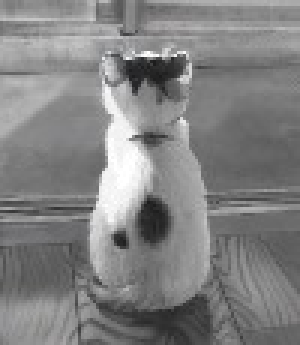
#> input picture interpolation/cat.jpeg, 100 x 115 px (shown 3 times larger)
$ jupyter execute interpolation.ipynb
#> lines starting #> are read from the running program, lines starting #| are printed output that depends on the picture
[cell 1]
import cv2
import time
import numpy as np
import matplotlib.pyplot as plt

[cell 2]
# nearest neighbor interpolation
def NNI(img, scale):
#> called with scale = 4
    h, w = img.shape
#> h = 115; w = 100
    new_h, new_w = int(h * scale), int(w * scale)
#> new_h = 460; new_w = 400
    out = np.zeros((new_h, new_w), dtype=img.dtype)

    for i in range(new_h):
        for j in range(new_w):
            x = round(i / scale)
            y = round(j / scale)
            x = min(x, h - 1)
            y = min(y, w - 1)
            out[i, j] = img[x, y]
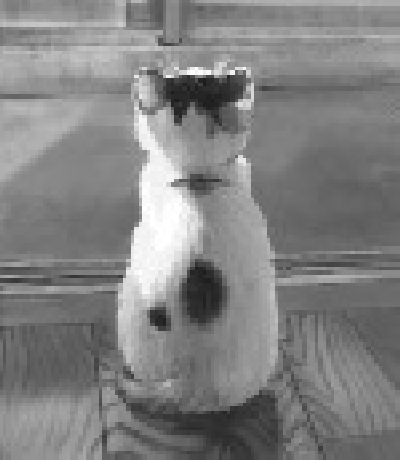
#> out: shape (460, 400); min 27, max 255, mean 129.4
    return out

# bilinear interpolation
def BLI(img, scale):
#> called with scale = 4
    h, w = img.shape
#> h = 115; w = 100
    new_h, new_w = int(h * scale), int(w * scale)
#> new_h = 460; new_w = 400
    out = np.zeros((new_h, new_w), dtype=np.float32)

    for i in range(new_h):
        for j in range(new_w):
            x = i / scale
            y = j / scale

            x0 = int(np.floor(x))
            x1 = min(x0 + 1, h - 1)
            y0 = int(np.floor(y))
            y1 = min(y0 + 1, w - 1)

            dx = x - x0
            dy = y - y0

            # 四個鄰近點
            I00 = img[x0, y0]
            I01 = img[x0, y1]
            I10 = img[x1, y0]
            I11 = img[x1, y1]

            # 雙線性公式
            out[i, j] = (1 - dx) * (1 - dy) * I00 + (1 - dx) * dy * I01 + dx * (1 - dy) * I10 + dx * dy * I11

    return np.clip(out, 0, 255).astype(img.dtype)

# bicubic interpolation
def cubic_weight(t):
    a = -0.5  # Catmull-Rom spline
    t = abs(t)
    if t <= 1:
        return (a + 2)*t**3 - (a + 3)*t**2 + 1
    elif t < 2:
        return a*t**3 - 5*a*t**2 + 8*a*t - 4*a
    else:
        return 0

def BCI(img, scale):
#> called with scale = 4
    h, w = img.shape
#> h = 115; w = 100
    new_h, new_w = int(h * scale), int(w * scale)
#> new_h = 460; new_w = 400
    out = np.zeros((new_h, new_w), dtype=np.float32)

    for i in range(new_h):
        for j in range(new_w):
            x = i / scale
            y = j / scale

            x0 = int(np.floor(x))
            y0 = int(np.floor(y))

            value = 0.0
            for m in range(-1, 3):
                for n in range(-1, 3):
                    xm = min(max(x0 + m, 0), h - 1)
                    yn = min(max(y0 + n, 0), w - 1)

                    wx = cubic_weight(x - (x0 + m))
                    wy = cubic_weight(y - (y0 + n))

                    value += img[xm, yn] * wx * wy

            out[i, j] = value
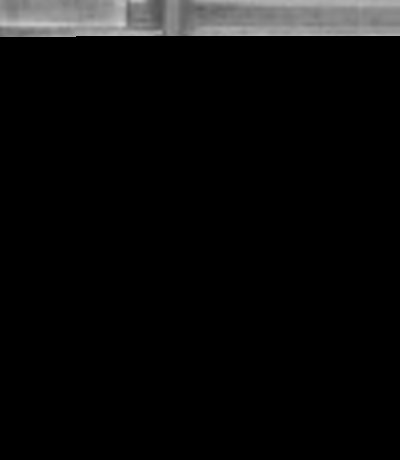
#> out: shape (460, 400) float32; min 0, max 203, mean 11.2

    return np.clip(out, 0, 255).astype(img.dtype)

[cell 3]
img1 = cv2.imread('cat.jpeg', cv2.IMREAD_GRAYSCALE)
scale = 4

nni_img = NNI(img1, scale)
bli_img = BLI(img1, scale)
bci_img = BCI(img1, scale)

plt.figure(figsize=(12, 4))
for i, (title, image) in enumerate(zip(['Nearest', 'Bilinear', 'Bicubic'], [nni_img, bli_img, bci_img])):
    plt.subplot(1, 3, i+1)
    plt.imshow(image, cmap='gray')
    plt.title(title)
    plt.axis('off')
plt.tight_layout()
plt.show()
